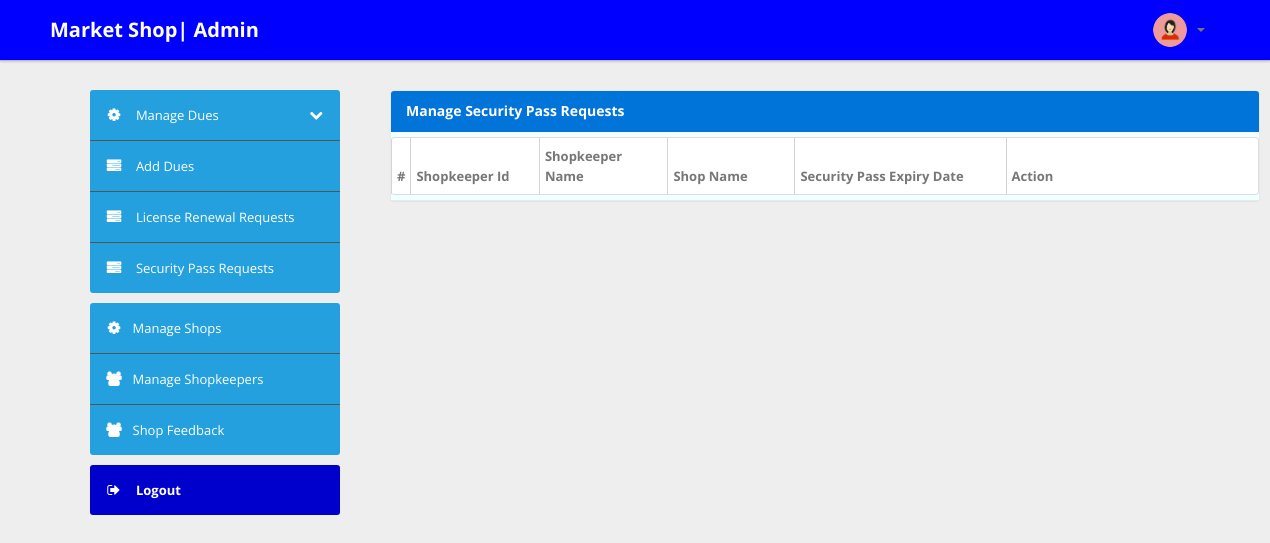
Before: /admin/security-pass.php (signed in) with the older database file.
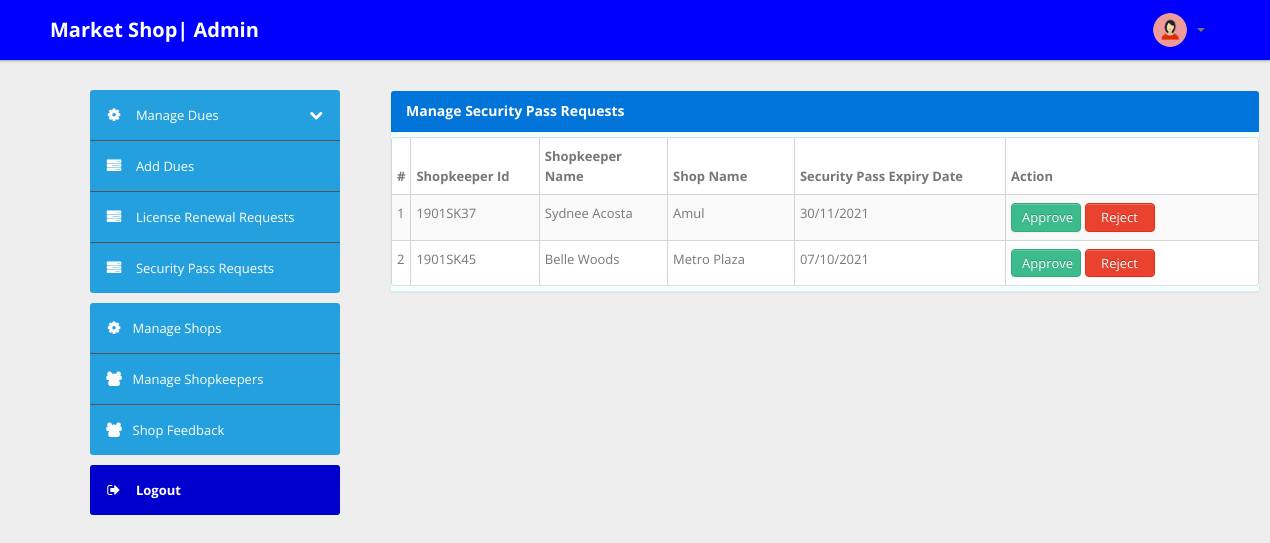
After: the same page with the newer database file.
### tables this page shows
CREATE TABLE `shopkeeper` (
  `shopkeeperID` varchar(30) NOT NULL,
  `name` varchar(50) NOT NULL,
  `contact` varchar(10) NOT NULL,
  `address` varchar(200) NOT NULL,
  `shopID` varchar(30) NOT NULL,
  `gender` varchar(20) NOT NULL,
  `role` varchar(15) NOT NULL,
  `secPassVal` date NOT NULL,
  `password` varchar(255) NOT NULL,
  `secReq` varchar(25) NOT NULL DEFAULT 'Inactive',
  PRIMARY KEY (`shopkeeperID`),
  KEY `shop_id_employee` (`shopID`),
  KEY `idxshopkeeper` (`shopkeeperID`),
  CONSTRAINT `shop_id_employee` FOREIGN KEY (`shopID`) REFERENCES `shop` (`shopID`),
  CONSTRAINT `check_contact_shopkeeper` CHECK ((not((`contact` like _utf8mb4'%[^0-9]%'))))
);

CREATE TABLE `shop` (
  `shopID` varchar(30) NOT NULL,
  `location` varchar(100) NOT NULL,
  `licVal` date NOT NULL,
  `licExt` decimal(4,2) NOT NULL,
  `contact` varchar(10) NOT NULL,
  `shopName` varchar(30) NOT NULL,
  `remark` varchar(255) DEFAULT NULL,
  `licReq` varchar(25) NOT NULL DEFAULT 'Inactive',
  PRIMARY KEY (`shopID`),
  KEY `idxshop` (`shopID`),
  CONSTRAINT `check_contact` CHECK ((not((`contact` like _utf8mb4'%[^0-9]%'))))
);

### admin/security-pass.php (the view, shortened to what this page needs)
<?php
if (strlen($_SESSION['email']) == 0) {
    header('location:login.php');
} else {
?>
    <!DOCTYPE html>
    <html lang="en">
    <head>
        <link type="text/css" href="bootstrap/css/bootstrap.min.css" rel="stylesheet">
        <link type="text/css" href="bootstrap/css/bootstrap-responsive.min.css" rel="stylesheet">
        <link type="text/css" href="css/theme.css" rel="stylesheet">
        <link type="text/css" href="images/icons/css/font-awesome.css" rel="stylesheet">
    </head>
    <body style="background:#eee">
        <?php include('header.php'); ?>
        <div style="padding:90px">
            <div class="container">
                <div class="row">
                    <?php include('sidebar.php'); ?>
                    <div class="span9">
                        <div class="content">
                            <div class="module">
                                <div class="module-head" style="background:#0074d9;">
                                    <h3 style="color:white; text-shadow:none;">Manage Security Pass Requests</h3>
                                </div>
                                <div class="module-body table" style="background:azure;">
                                    <table cellpadding="0" cellspacing="0" class="datatable-1 table table-bordered table-striped	 display" width="100%">
                                        <thead>
                                            <tr>
                                                <th>#</th>
                                                <th width=15%>Shopkeeper Id</th>
                                                <th width=15%>Shopkeeper Name</th>
                                                <th width=15%>Shop Name</th>
                                                <th width=25%>Security Pass Expiry Date</th>
                                                <th width=40%>Action</th>
                                            </tr>
                                        </thead>
                                        <tbody>
                                            <?php $query = mysqli_query($con, "select * from shopkeeper WHERE secReq='Active'");
                                            $cnt = 1;
                                            while ($row = mysqli_fetch_array($query)) {
                                                $date = $row['secPassVal'];
                                                $datec = strtotime($date);
                                                $final = date('d/m/Y', $datec);
                                                $shopID=$row['shopID'];
                                                $sql=mysqli_query($con,"SELECT shopName as sName from shop WHERE shopID='$shopID'");
                                                $r2=mysqli_fetch_array($sql);
                                                $s1=mysqli_query($con,"SELECT calculateExtension(1,'$date') as dt");
                                                $r1=mysqli_fetch_array($s1);
                                            ?>
                                                <tr>
                                                    <td><?php echo htmlentities($cnt); ?></td>
                                                    <td><?php echo htmlentities($row['shopkeeperID']); ?></td>
                                                    <td><?php echo htmlentities($row['name']); ?></td>
                                                    <td><?php echo htmlentities($r2['sName']); ?></td>
                                                    <td><?php echo htmlentities($final); ?></td>
                                                    <td>
                                                        <form method="POST"><input type="hidden" name="shopkeeperID" value="<?php echo $row['shopkeeperID']?>"><input type="hidden" name="edt" value="<?php echo $r1['dt']?>"><button type="submit" id="submit1" value="approve" class="btn btn-success btn-inline my-4" style="width:70px;" name="submit1" onClick="return confirm('The license will be extended to <?php echo htmlentities($r1['dt']); ?> Are you sure you want to approve?');">Approve</button>   <button type="submit" class="btn btn-danger btn-inline my-4" value="reject" style="width:70px;" id="submit2" name="submit2" onClick="return confirm('Are you sure you want to reject the request?');">Reject</button></form>
                                                    </td>
                                                </tr>
                                            <?php $cnt = $cnt + 1;
                                            } ?>
                                    </table>
                                </div>
                            </div>
                        </div>
                    </div>
                </div>
            </div>
        </div>
    </body>
<?php } ?>

Changed rows visible on the page:
added shopkeeper: shopkeeperID "1901SK37", name "Sydnee Acosta", shopID.shopName "Amul", secPassVal "30/11/2021"
added shopkeeper: shopkeeperID "1901SK45", name "Belle Woods", shopID.shopName "Metro Plaza", secPassVal "07/10/2021"
